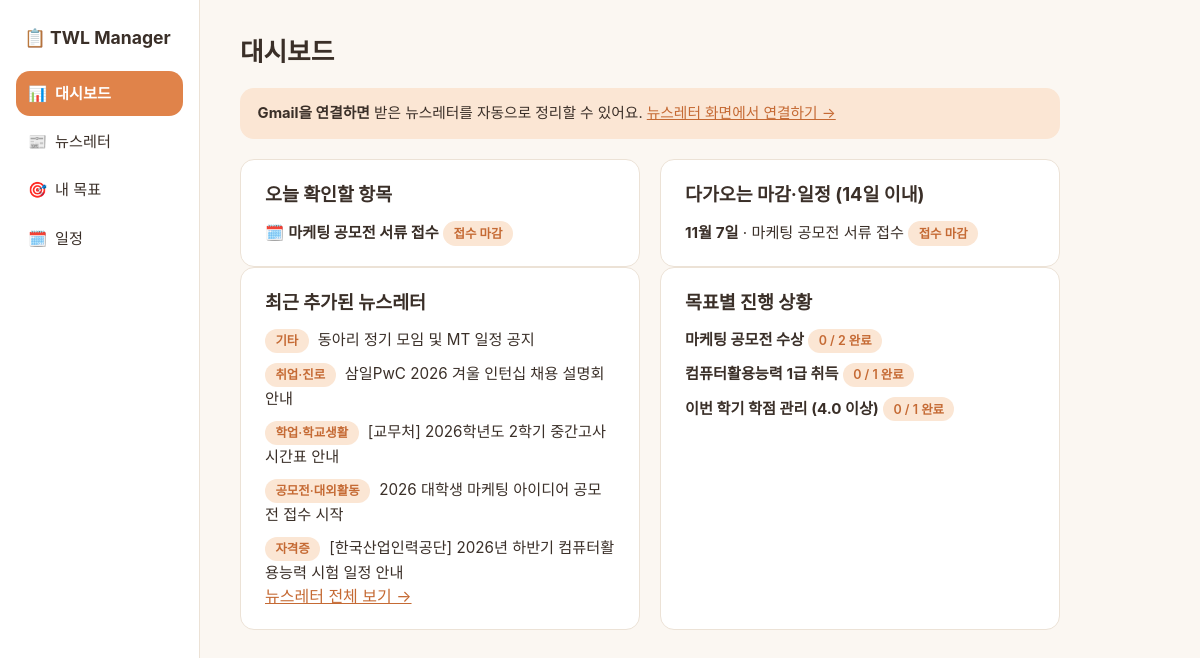
The page / on the database its author committed.
### tables this page shows
CREATE TABLE schedules (
    id INTEGER PRIMARY KEY AUTOINCREMENT,
    title TEXT NOT NULL,
    date TEXT,                  -- YYYY-MM-DD, 없으면 NULL ('날짜 확인 필요' 상태로 표시)
    type TEXT NOT NULL DEFAULT '일반 일정', -- 접수 마감/시험일/행사일/준비 할 일/일반 일정
    status TEXT NOT NULL DEFAULT '예정',     -- 예정 / 완료
    goal_id INTEGER REFERENCES goals(id) ON DELETE SET NULL,
    newsletter_id INTEGER REFERENCES newsletters(id) ON DELETE SET NULL,
    source_note TEXT,
    created_at TEXT NOT NULL DEFAULT (datetime('now'))
);

CREATE TABLE newsletters (
    id INTEGER PRIMARY KEY AUTOINCREMENT,
    title TEXT NOT NULL,
    sender TEXT,
    received_date TEXT,         -- YYYY-MM-DD
    category TEXT NOT NULL DEFAULT '기타',
    summary TEXT,
    body TEXT,                  -- 수동으로 붙여넣은 경우에만 채워짐 (Gmail 원문은 저장하지 않음)
    topics TEXT,                -- 쉼표로 구분된 키워드
    deadline TEXT,               -- YYYY-MM-DD 또는 '날짜 확인 필요' 또는 NULL
    status TEXT NOT NULL DEFAULT '새 소식',   -- 새 소식 / 확인함 / 보관함
    source TEXT NOT NULL DEFAULT '직접 입력', -- 직접 입력 / Gmail / 샘플
    source_link TEXT,           -- Gmail 원문 링크 (Gmail로 가져온 경우)
    goal_id INTEGER REFERENCES goals(id) ON DELETE SET NULL,
    created_at TEXT NOT NULL DEFAULT (datetime('now'))
);

CREATE TABLE goals (
    id INTEGER PRIMARY KEY AUTOINCREMENT,
    title TEXT NOT NULL,
    field TEXT,                 -- 분야 (예: 자격증, 공모전)
    target_date TEXT,           -- YYYY-MM-DD, 없으면 NULL
    memo TEXT,
    created_at TEXT NOT NULL DEFAULT (datetime('now'))
);

### src/routes/dashboard.py (the view)
@bp.route("/")
def index():
    db = get_db()
    today = date.today().isoformat()
    soon = (date.today() + timedelta(days=14)).isoformat()
    today_schedules = db.execute(
        "SELECT * FROM schedules WHERE date = ? AND status != '완료' ORDER BY title",
        (today,),
    ).fetchall()
    today_newsletters = db.execute(
        "SELECT * FROM newsletters WHERE received_date = ? ORDER BY id DESC",
        (today,),
    ).fetchall()
    upcoming_deadlines = db.execute(
        """SELECT * FROM schedules
           WHERE status != '완료' AND date IS NOT NULL AND date BETWEEN ? AND ?
           ORDER BY date ASC LIMIT 8""",
        (today, soon),
    ).fetchall()
    recent_newsletters = db.execute(
        "SELECT * FROM newsletters ORDER BY id DESC LIMIT 5"
    ).fetchall()
    goals = db.execute("SELECT * FROM goals ORDER BY target_date IS NULL, target_date ASC").fetchall()
    goal_progress = []
    for goal in goals:
        total = db.execute(
            "SELECT COUNT(*) FROM schedules WHERE goal_id = ?", (goal["id"],)
        ).fetchone()[0]
        done = db.execute(
            "SELECT COUNT(*) FROM schedules WHERE goal_id = ? AND status = '완료'", (goal["id"],)
        ).fetchone()[0]
        goal_progress.append({"goal": goal, "total": total, "done": done})
    gmail_account = load_account(db)
    return render_template(
        "dashboard.html",
        today_schedules=today_schedules,
        today_newsletters=today_newsletters,
        upcoming_deadlines=upcoming_deadlines,
        recent_newsletters=recent_newsletters,
        goal_progress=goal_progress,
        gmail_account=gmail_account,
        today=today,
    )

### src/db.py (called while the page is built)
def get_db() -> sqlite3.Connection:
    if "db" not in g:
        DB_PATH.parent.mkdir(parents=True, exist_ok=True)
        g.db = sqlite3.connect(DB_PATH)
        g.db.row_factory = sqlite3.Row
        g.db.execute("PRAGMA foreign_keys = ON")
    return g.db

### src/gmail_auth.py (called while the page is built)
def load_account(db) -> dict[str, Any] | None:
    row = db.execute("SELECT * FROM gmail_account WHERE id = 1").fetchone()
    return dict(row) if row else None

### templates/dashboard.html (shortened to what this page needs)
{% extends "base.html" %}
{% block content %}
  <h1>대시보드</h1>
  {% if not gmail_account %}
    <div class="callout">
      <strong>Gmail을 연결하면</strong> 받은 뉴스레터를 자동으로 정리할 수 있어요.
      <a href="{{ url_for('newsletters.index') }}">뉴스레터 화면에서 연결하기 →</a>
    </div>
  {% endif %}
  <section class="grid-2">
    <div class="card">
      <h2>오늘 확인할 항목</h2>
      {% if not today_schedules and not today_newsletters %}
        <p class="empty">오늘 확인할 항목이 없어요. 여유로운 하루예요 🙂</p>
      {% else %}
        <ul class="plain-list">
          {% for item in today_schedules %}
            <li>🗓️ <strong>{{ item.title }}</strong> <span class="tag">{{ item.type }}</span></li>
          {% endfor %}
        </ul>
      {% endif %}
    </div>
    <div class="card">
      <h2>다가오는 마감·일정 (14일 이내)</h2>
      {% if not upcoming_deadlines %}
        <p class="empty">앞으로 2주 안에 예정된 마감이 없어요.</p>
      {% else %}
        <ul class="plain-list">
          {% for item in upcoming_deadlines %}
            <li>
              <strong>{{ item.date|d }}</strong> · {{ item.title }}
              <span class="tag">{{ item.type }}</span>
            </li>
          {% endfor %}
        </ul>
      {% endif %}
    </div>
  </section>
  <section class="grid-2">
    <div class="card">
      <h2>최근 추가된 뉴스레터</h2>
      {% if not recent_newsletters %}
        <p class="empty">아직 뉴스레터가 없어요.</p>
      {% else %}
        <ul class="plain-list">
          {% for item in recent_newsletters %}
            <li>
              <span class="tag">{{ item.category }}</span> {{ item.title }}
            </li>
          {% endfor %}
        </ul>
        <a href="{{ url_for('newsletters.index') }}">뉴스레터 전체 보기 →</a>
      {% endif %}
    </div>
    <div class="card">
      <h2>목표별 진행 상황</h2>
      {% if not goal_progress %}
        <p class="empty">아직 등록된 목표가 없어요. <a href="{{ url_for('goals.index') }}">목표 추가하기 →</a></p>
      {% else %}
        <ul class="plain-list">
          {% for entry in goal_progress %}
            <li>
              <strong>{{ entry.goal.title }}</strong>
              {% if entry.total > 0 %}
                <span class="tag">{{ entry.done }} / {{ entry.total }} 완료</span>
              {% else %}
                <span class="tag muted">연결된 일정 없음</span>
              {% endif %}
            </li>
          {% endfor %}
        </ul>
      {% endif %}
    </div>
  </section>
{% endblock %}

### templates/base.html (shortened to what this page needs)
<!DOCTYPE html>
<html lang="ko">
<head>
  <link rel="stylesheet" href="{{ url_for('static', filename='style.css') }}">
</head>
<body>
  <div class="app-shell">
    <nav class="sidebar">
      <div class="brand">📋 TWL Manager</div>
      <a href="{{ url_for('dashboard.index') }}" class="{{ 'active' if request.endpoint == 'dashboard.index' }}">
        <span>📊</span> 대시보드
      </a>
      <a href="{{ url_for('newsletters.index') }}" class="{{ 'active' if request.blueprint == 'newsletters' }}">
        <span>📰</span> 뉴스레터
      </a>
      <a href="{{ url_for('goals.index') }}" class="{{ 'active' if request.blueprint == 'goals' }}">
        <span>🎯</span> 내 목표
      </a>
      <a href="{{ url_for('schedule.index') }}" class="{{ 'active' if request.blueprint == 'schedule' }}">
        <span>🗓️</span> 일정
      </a>
    </nav>
    <main class="content">
      {% block content %}{% endblock %}
    </main>
  </div>
</body>
</html>

### static/style.css (style rules this page uses)
:root { --bg: #fbf7f2; --card-bg: #ffffff; --ink: #3a2f28; --muted: #8a7c70; --accent: #e0834a; --accent-dark: #c56a34; --accent-soft: #fbe6d4; --danger: #c0503f; --border: #ece2d6; --radius: 14px; }
* { box-sizing: border-box; }
body { margin: 0; font-family: -apple-system, "Apple SD Gothic Neo", "Pretendard", "Noto Sans KR", sans-serif; background: var(--bg); color: var(--ink); font-size: 16px; line-height: 1.55; }
h1 { font-size: 1.6rem; margin: 0 0 1rem; }
h2 { font-size: 1.15rem; margin: 0 0 0.75rem; }
a { color: var(--accent-dark); }
.app-shell { display: flex; min-height: 100vh; }
.sidebar { width: 200px; flex-shrink: 0; background: var(--card-bg); border-right: 1px solid var(--border); padding: 1.5rem 1rem; display: flex; flex-direction: column; gap: 0.25rem; }
.sidebar .brand { font-weight: 700; font-size: 1.1rem; margin-bottom: 1rem; padding: 0 0.5rem; }
.sidebar a { display: flex; align-items: center; gap: 0.5rem; padding: 0.65rem 0.75rem; border-radius: var(--radius); color: var(--ink); text-decoration: none; font-size: 0.95rem; }
.sidebar a.active { background: var(--accent); color: white; font-weight: 600; }
.content { flex: 1; padding: 2rem 2.5rem 4rem; max-width: 900px; }
.card { background: var(--card-bg); border: 1px solid var(--border); border-radius: var(--radius); padding: 1.25rem 1.5rem; margin-bottom: 1.25rem; }
.grid-2 { display: grid; grid-template-columns: 1fr 1fr; gap: 1.25rem; }
.grid-2 .card { margin-bottom: 0; }
.plain-list { list-style: none; padding: 0; margin: 0; display: flex; flex-direction: column; gap: 0.6rem; }
.plain-list li { font-size: 0.95rem; }
.tag { display: inline-block; background: var(--accent-soft); color: var(--accent-dark); border-radius: 999px; padding: 0.15rem 0.65rem; font-size: 0.78rem; font-weight: 600; margin-right: 0.3rem; }
.callout { background: var(--accent-soft); border-radius: var(--radius); padding: 0.9rem 1.1rem; margin-bottom: 1.25rem; font-size: 0.92rem; }

### rows shown on the page
schedules: title "마케팅 공모전 서류 접수", type "접수 마감", date|d "11월 7일"
newsletters: category "기타", title "동아리 정기 모임 및 MT 일정 공지"
newsletters: category "취업·진로", title "삼일PwC 2026 겨울 인턴십 채용 설명회 안내"
newsletters: category "학업·학교생활", title "[교무처] 2026학년도 2학기 중간고사 시간표 안내"
newsletters: category "공모전·대외활동", title "2026 대학생 마케팅 아이디어 공모전 접수 시작"
newsletters: category "자격증", title "[한국산업인력공단] 2026년 하반기 컴퓨터활용능력 시험 일정 안내"
goals: goal "마케팅 공모전 수상"
goals: goal "컴퓨터활용능력 1급 취득"
goals: goal "이번 학기 학점 관리 (4.0 이상)"

### other values the page prints
{{ entry.done }} "0" "0" "0"
{{ entry.total }} "2" "1" "1"
